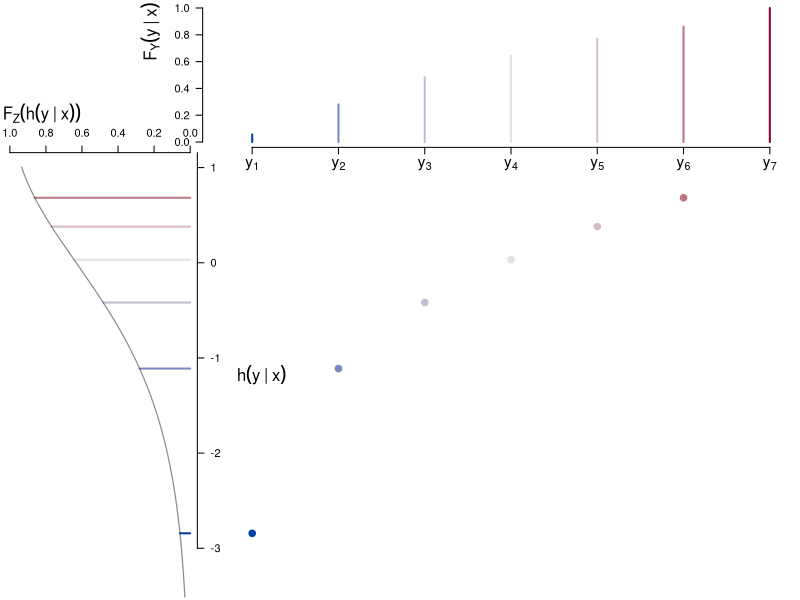

Generate this figure with R:
# Transformation model illustration
# Ordered outcomes
# LK Apr 2022

# Params, FUNs
oy <- seq(0.05, 0.99, length.out = 7)
ncl <- length(oy)
y <- seq(0, 1, length.out = res <- 1e3)
alp <- pi
bet <- pi
pY <- function(y) plogis(1.2 * qlogis(0.8 * y) + 1) # pbeta(y, alp, bet)
dY <- function(y) dbeta(y, alp, bet)
pZ <- function(z) 1 - exp(-exp(z)) # plogis
dZ <- function(z) exp(z - exp(z))
qY <- function(p) qbeta(p, alp, bet)
qZ <- function(p) log(-log(1 - p))

h <- function(y) qZ(pY(y))
hp <- function(y) {
 tmp <- (1 / dZ(qZ(pY(y)))) * dY(y)
 tmp <- ifelse(is.nan(tmp), 0, tmp)
}

opar <- par(no.readonly = TRUE)

par(opar)

# Plot
pdf("figure1b.pdf", width = 6, height = 5)
par(mar = c(0.1, 0.1, 0.1, 0.1) + 0.1)
layout(matrix(c(1,2,2,2,
                3,4,4,4,
                3,4,4,4,
                3,4,4,4), nrow = 4, ncol = 4, byrow = TRUE))

cols <- colorspace::diverge_hcl(length(oy))
tcx <- 1
tcxa <- 1.4

plot.new()
plot(oy, c(pZ(h(oy))[-ncl], 1), type = "s", axes = FALSE, xlim = c(0, 1),
     ylim = c(0, 1), col = "white", pch = 20, cex = 2)
mtext(expression(F[Y](y~'|'~x)), 2, line = 3, cex = tcx, adj = 1)
axis(1, at = oy, labels = parse(text = paste0("y[" , seq_along(oy), "]")),
     cex.axis = tcxa)
axis(2, las = 1)
arrows(oy, 0, oy, c(pZ(h(oy))[-ncl], 1), length = 0, col = cols, lwd = 2)
plot(pZ(h(y)), h(y), type = "l", axes = FALSE, xlim = c(1, 0),
     ylim = range(h(oy)) + c(-0.5, 0), col = "white")
axis(4, las = 1, labels = -3:2, at = -3:2)
axis(3)
mtext(expression(F[Z](h(y~'|'~x))), 3, line = 2, cex = tcx, adj = 0)
mtext(expression(h(y~'|'~x)), 4, line = 3, cex = tcx, las = 1)
arrows(0, h(oy)[-ncl], pZ(h(oy))[-ncl], h(oy)[-ncl], length = 0, col = cols,
       lwd = 2)
lines(pZ(h(y)), h(y), lwd = 1.2, col = rgb(.1, .1, .1, .5))
plot(oy, c(h(oy)[-ncl], Inf), type = "p", axes = FALSE, xlim = c(0, 1),
     col = cols, pch = 20, cex = 2, ylim = range(h(oy)) + c(-0.5, 0))
par(opar)
dev.off()
